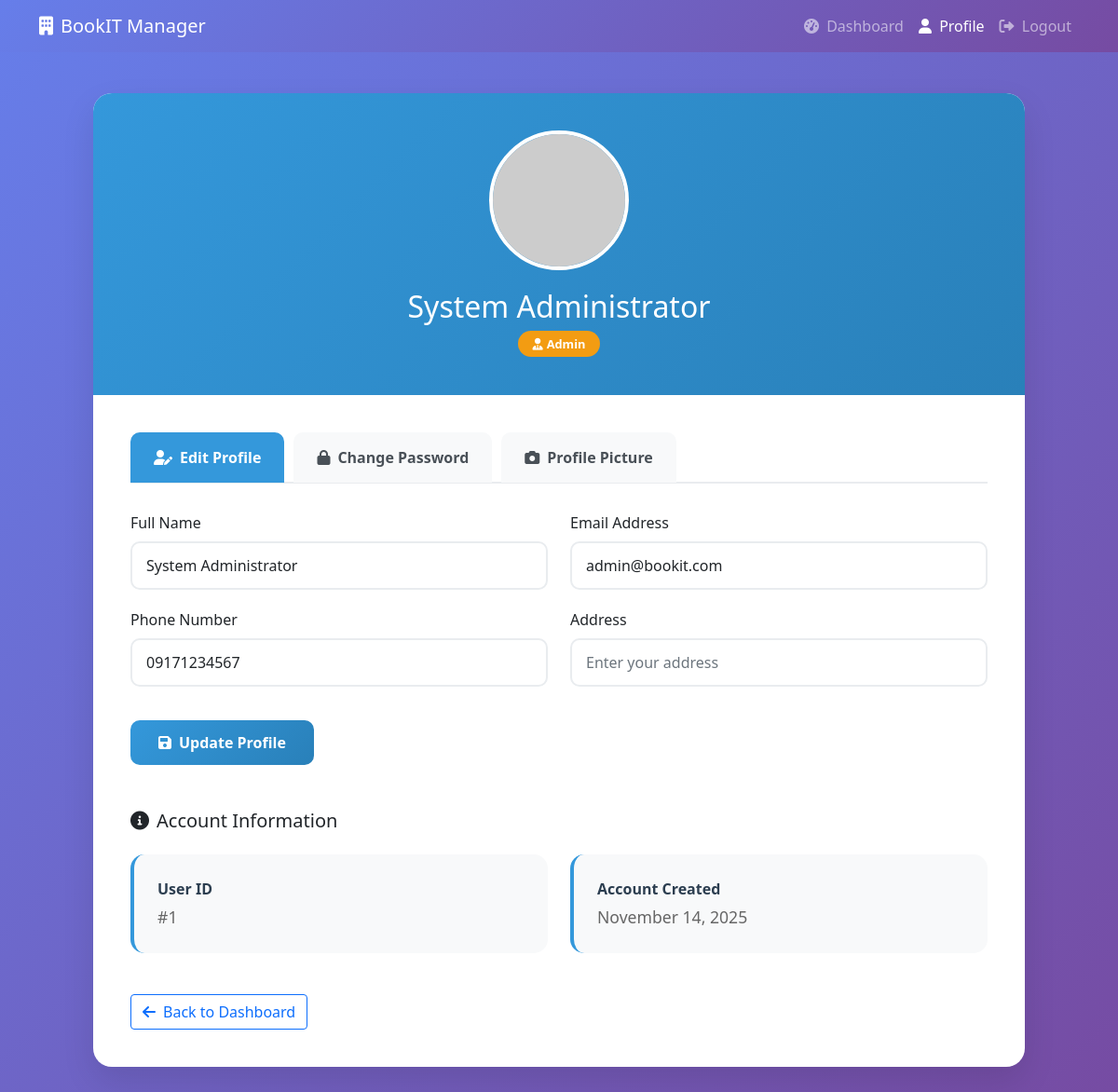
The page /host/manager_profile.php (signed in) on the database its author committed.
### tables this page shows
CREATE TABLE IF NOT EXISTS `users` (
  `user_id` int NOT NULL AUTO_INCREMENT,
  `full_name` varchar(100) NOT NULL,
  `email` varchar(100) NOT NULL,
  `password` varchar(255) NOT NULL,
  `phone` varchar(20) DEFAULT NULL,
  `role` enum('admin','host','renter') NOT NULL,
  `branch_id` int DEFAULT NULL,
  `is_active` tinyint(1) DEFAULT '1',
  `created_at` timestamp NULL DEFAULT CURRENT_TIMESTAMP,
  `last_login` datetime DEFAULT NULL,
  `updated_at` timestamp NULL DEFAULT CURRENT_TIMESTAMP ON UPDATE CURRENT_TIMESTAMP,
  `address` text,
  `profile_picture` varchar(255) DEFAULT NULL,
  `login_method` varchar(20) DEFAULT 'email',
  `condo_name` varchar(255) DEFAULT NULL,
  `branch_name` varchar(255) DEFAULT NULL,
  `condo_address` text,
  `social_media` varchar(500) DEFAULT NULL,
  `valid_id1` varchar(500) DEFAULT NULL,
  `valid_id2` varchar(500) DEFAULT NULL,
  `status` enum('pending','approved','rejected') DEFAULT 'pending',
  `reset_token` varchar(255) DEFAULT NULL,
  `token_expiry` datetime DEFAULT NULL,
  PRIMARY KEY (`user_id`),
  UNIQUE KEY `email` (`email`),
  UNIQUE KEY `email_2` (`email`)
);

### config/db.php (called while the page is built, shortened)
<?php
$conn = new mysqli(DB_HOST, DB_USER, DB_PASS, DB_NAME);
if (!function_exists('get_single_result')) {
    function get_single_result($sql, $params = []) {
        global $conn;
        $stmt = $conn->prepare($sql);
        if (!empty($params)) {
            $types = '';
            $bind_params = [];
            foreach ($params as $param) {
                if ($param === null) {
                    $types .= 's';
                    $bind_params[] = null;
                } elseif (is_int($param)) {
                    $types .= 'i';
                    $bind_params[] = $param;
                } elseif (is_float($param)) {
                    $types .= 'd';
                    $bind_params[] = $param;
                } else {
                    $types .= 's';
                    $bind_params[] = (string)$param;
                }
            }
            $bind_refs = [$types];
            foreach ($bind_params as $key => $val) {
                $bind_refs[$key + 1] = &$bind_params[$key];
            }
            if (!call_user_func_array([$stmt, 'bind_param'], $bind_refs)) {
                error_log("Bind param failed: " . $stmt->error);
                $stmt->close();
                return false;
            }
        }
        if (!$stmt->execute()) {
            error_log("Execute failed: " . $stmt->error);
            $stmt->close();
            return false;
        }
        $result = $stmt->get_result();
        $row = null;
        if ($result && $result->num_rows > 0) {
            $row = $result->fetch_assoc();
        }
        return $row;
    }
}
?>

### host/manager_profile.php (the view, shortened to what this page needs)
<?php
include_once '../includes/functions.php';
include_once '../config/db.php';
$managerData = get_single_result("SELECT * FROM users WHERE user_id = ?", [$_SESSION['user_id']]);
$hasPhoneColumn = false;
$hasAddressColumn = false;
$hasProfilePictureColumn = false;
try {
    $checkColumnsQuery = "SHOW COLUMNS FROM users";
    $columnsResult = mysqli_query($conn, $checkColumnsQuery);
    $existingColumns = [];
    while ($column = mysqli_fetch_assoc($columnsResult)) {
        $existingColumns[] = $column['Field'];
    }
    $hasPhoneColumn = in_array('phone', $existingColumns);
    $hasAddressColumn = in_array('address', $existingColumns);
    $hasProfilePictureColumn = in_array('profile_picture', $existingColumns);
} catch (Exception $e) {
    $hasPhoneColumn = $hasAddressColumn = $hasProfilePictureColumn = false;
}
if ($hasProfilePictureColumn && !empty($managerData['profile_picture'])) {
    $profilePicture = '../assets/images/uploads/pfp/' . $managerData['profile_picture'];
} else {
    $profilePicture = 'https://ui-avatars.com/api/?name=' . urlencode($managerData['full_name']) . '&size=200&background=667eea&color=fff';
}
?>
<!DOCTYPE html>
<html lang="en">
<head>
    <link href="https://cdn.jsdelivr.net/npm/bootstrap@5.1.3/dist/css/bootstrap.min.css" rel="stylesheet">
    <link href="https://cdnjs.cloudflare.com/ajax/libs/font-awesome/6.0.0/css/all.min.css" rel="stylesheet">
    <link rel="stylesheet" href="../assets/css/manager/manager_profile.css">
</head>
<body>
    <nav class="navbar navbar-expand-lg navbar-dark fixed-top" style="background: linear-gradient(135deg, #667eea 0%, #764ba2 100%);">
        <div class="container">
            <a class="navbar-brand" href="manager_dashboard.php">
                <i class="fas fa-building me-2"></i>BookIT Manager
            </a>
            <div class="collapse navbar-collapse">
                <div class="navbar-nav ms-auto">
                    <a class="nav-link" href="manager_dashboard.php">
                        <i class="fas fa-tachometer-alt me-1"></i> Dashboard
                    </a>
                    <a class="nav-link active" href="manager_profile.php">
                        <i class="fas fa-user me-1"></i> Profile
                    </a>
                    <a class="nav-link" href="../public/logout.php">
                        <i class="fas fa-sign-out-alt me-1"></i> Logout
                    </a>
                </div>
            </div>
        </div>
    </nav>
    <div class="container">
        <div class="profile-container">
            <div class="profile-header">
                <div class="profile-avatar" onclick="<?php echo $hasProfilePictureColumn ? 'document.getElementById(\'profilePictureInput\').click()' : 'alert(\'Profile picture feature not available\')'; ?>">
                    <img src="<?php echo $profilePicture; ?>" alt="Profile Picture" id="profileImage">
                </div>
                <h2><?php echo $_SESSION['fullname']; ?></h2>
                <p class="mb-1">
                    <span class="manager-badge">
                        <i class="fas fa-user-tie me-1"></i><?php echo ucfirst($_SESSION['role']); ?>
                    </span>
                </p>
            </div>
            <div class="profile-content">
                <ul class="nav nav-tabs" id="profileTabs" role="tablist">
                    <li class="nav-item" role="presentation">
                        <button class="nav-link active" id="profile-tab" data-bs-toggle="tab" data-bs-target="#profile" type="button" role="tab">
                            <i class="fas fa-user-edit me-2"></i>Edit Profile
                        </button>
                    </li>
                    <li class="nav-item" role="presentation">
                        <button class="nav-link" id="password-tab" data-bs-toggle="tab" data-bs-target="#password" type="button" role="tab">
                            <i class="fas fa-lock me-2"></i>Change Password
                        </button>
                    </li>
                    <li class="nav-item" role="presentation">
                        <button class="nav-link <?php echo !$hasProfilePictureColumn ? 'feature-disabled' : ''; ?>" id="picture-tab" data-bs-toggle="tab" data-bs-target="#picture" type="button" role="tab">
                            <i class="fas fa-camera me-2"></i>Profile Picture
                        </button>
                    </li>
                </ul>
                <div class="tab-content" id="profileTabsContent">
                    <div class="tab-pane fade show active" id="profile" role="tabpanel">
                        <form method="POST">
                            <div class="row">
                                <div class="col-md-6">
                                    <label class="form-label">Full Name</label>
                                    <input type="text" class="form-control" name="fullname"
                                           value="<?php echo $managerData['full_name']; ?>" required>
                                </div>
                                <div class="col-md-6">
                                    <label class="form-label">Email Address</label>
                                    <input type="email" class="form-control" name="email"
                                           value="<?php echo $managerData['email']; ?>" required>
                                </div>
                            </div>
                            <div class="row">
                                <?php if ($hasPhoneColumn): ?>
                                <div class="col-md-6">
                                    <label class="form-label">Phone Number</label>
                                    <input type="tel" class="form-control" name="phone"
                                           value="<?php echo $managerData['phone'] ?? ''; ?>"
                                           placeholder="Enter phone number">
                                </div>
                                <?php endif; ?>
                                <?php if ($hasAddressColumn): ?>
                                <div class="col-md-<?php echo $hasPhoneColumn ? '6' : '12'; ?>">
                                    <label class="form-label">Address</label>
                                    <input type="text" class="form-control" name="address"
                                           value="<?php echo $managerData['address'] ?? ''; ?>"
                                           placeholder="Enter your address">
                                </div>
                                <?php endif; ?>
                            </div>
                            <div class="row mt-3">
                                <div class="col-12">
                                    <button type="submit" name="update_profile" class="btn btn-primary">
                                        <i class="fas fa-save me-2"></i>Update Profile
                                    </button>
                                </div>
                            </div>
                        </form>
                    </div>
                </div>
                <div class="row mt-5">
                    <div class="col-12">
                        <h5 class="mb-4"><i class="fas fa-info-circle me-2"></i>Account Information</h5>
                        <div class="row">
                            <div class="col-md-6">
                                <div class="info-card">
                                    <div class="info-label">User ID</div>
                                    <div class="info-value">#<?php echo $managerData['user_id']; ?></div>
                                </div>
                            </div>
                            <div class="col-md-6">
                                <div class="info-card">
                                    <div class="info-label">Account Created</div>
                                    <div class="info-value"><?php echo date('F j, Y', strtotime($managerData['created_at'])); ?></div>
                                </div>
                            </div>
                        </div>
                    </div>
                </div>
                <div class="row mt-4">
                    <div class="col-12">
                        <a href="manager_dashboard.php" class="btn btn-outline-primary">
                            <i class="fas fa-arrow-left me-2"></i>Back to Dashboard
                        </a>
                    </div>
                </div>
            </div>
        </div>
    </div>
</body>
</html>

### assets/css/manager/manager_profile.css (style rules this page uses)
:root { --primary-color: #3498db; --secondary-color: #2c3e50; --success-color: #27ae60; --warning-color: #f39c12; }
body { background: linear-gradient(135deg, #667eea 0%, #764ba2 100%); min-height: 100vh; font-family: 'Segoe UI', Tahoma, Geneva, Verdana, sans-serif; }
.profile-container { background: white; border-radius: 20px; box-shadow: 0 15px 35px rgba(0,0,0,0.1); overflow: hidden; margin: 100px auto 50px; max-width: 1000px; }
.profile-header { background: linear-gradient(135deg, var(--primary-color) 0%, #2980b9 100%); color: white; padding: 40px; text-align: center; position: relative; }
.profile-avatar { width: 150px; height: 150px; background: rgba(255,255,255,0.2); border-radius: 50%; display: flex; align-items: center; justify-content: center; margin: 0 auto 20px; border: 4px solid white; overflow: hidden; position: relative; cursor: pointer; transition: all 0.3s ease; }
.profile-avatar img { width: 100%; height: 100%; object-fit: cover; }
.profile-content { padding: 40px; }
.nav-tabs { border-bottom: 2px solid #e9ecef; margin-bottom: 30px; }
.nav-tabs .nav-link { border: none; color: #495057; font-weight: 600; padding: 15px 25px; margin-right: 10px; border-radius: 10px 10px 0 0; background: #f8f9fa; transition: all 0.3s ease; }
.nav-tabs .nav-link.active { background: var(--primary-color); color: white; border: none; }
.form-control { border: 2px solid #e9ecef; border-radius: 10px; padding: 12px 15px; margin-bottom: 20px; transition: all 0.3s ease; }
.btn-primary { background: linear-gradient(135deg, var(--primary-color) 0%, #2980b9 100%); border: none; border-radius: 10px; padding: 12px 30px; font-weight: 600; transition: all 0.3s ease; }
.info-card { background: #f8f9fa; border-radius: 15px; padding: 25px; margin-bottom: 20px; border-left: 4px solid var(--primary-color); }
.info-label { font-weight: 600; color: var(--secondary-color); margin-bottom: 5px; }
.info-value { color: #666; font-size: 1.1rem; }
.manager-badge { background: var(--warning-color); color: white; padding: 5px 15px; border-radius: 20px; font-size: 0.8rem; font-weight: 600; }

### rows shown on the page
users: fullname "System Administrator", email "admin@bookit.com", phone "09171234567", user_id "1", created_at "November 14, 2025"

### other values the page prints
$_SESSION['fullname'] "System Administrator"
$_SESSION['role'] "Admin"
